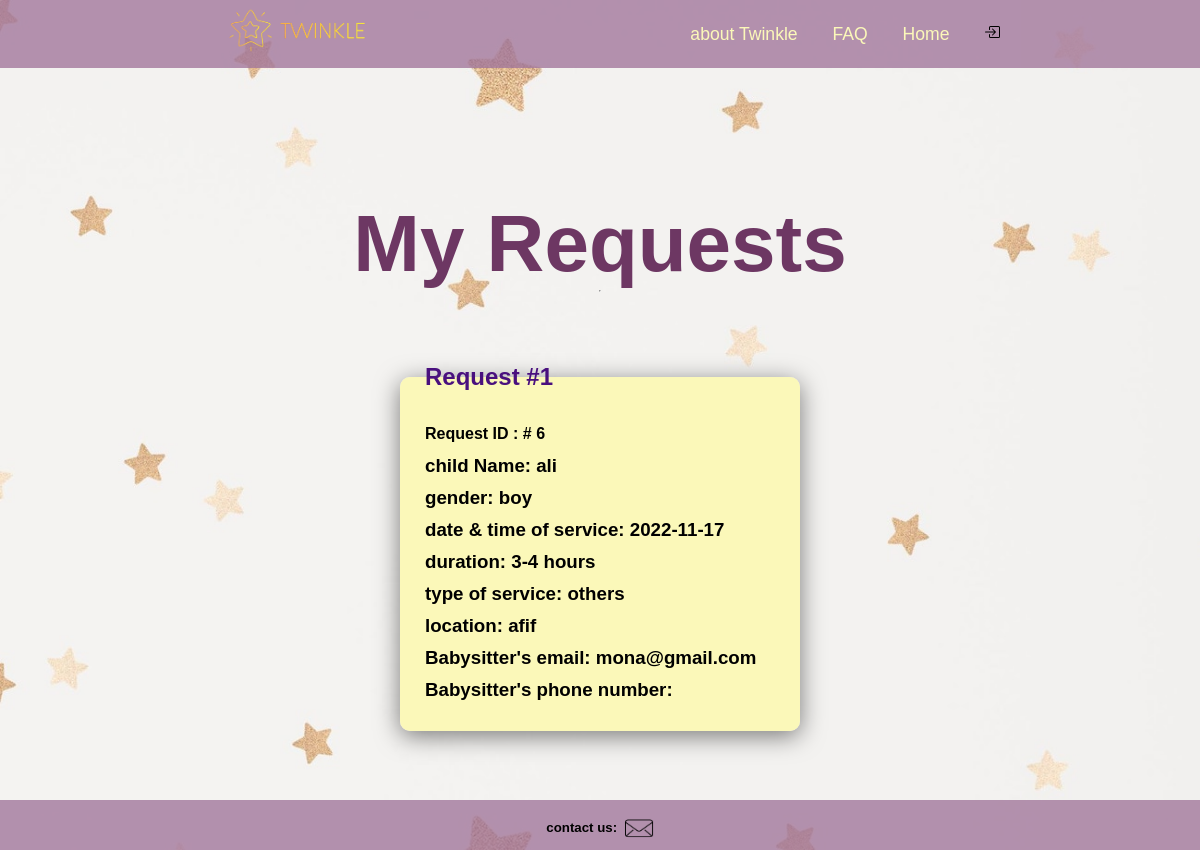
The app's page /OldRequest.php with its own data.
### tables this page shows
CREATE TABLE IF NOT EXISTS `requests` (
  `id` int(6) NOT NULL AUTO_INCREMENT,
  `kidsName` varchar(200) NOT NULL,
  `Gender` varchar(20) NOT NULL,
  `age` varchar(500) NOT NULL,
  `TypeOfServese` varchar(100) NOT NULL,
  `startDate` date NOT NULL,
  `Duration` varchar(500) NOT NULL,
  `comments` text NOT NULL,
  `parentName` varchar(100) NOT NULL,
  `status` varchar(100) DEFAULT NULL,
  PRIMARY KEY (`id`)
);

CREATE TABLE IF NOT EXISTS `users` (
  `user_id` int(11) NOT NULL AUTO_INCREMENT,
  `first_name` varchar(50) NOT NULL,
  `last_name` varchar(50) NOT NULL,
  `password` varchar(30) NOT NULL,
  `email` varchar(255) NOT NULL,
  `city` varchar(255) NOT NULL,
  `location` varchar(500) DEFAULT NULL,
  `photo` varchar(500) NOT NULL,
  `age` float DEFAULT NULL,
  `gender` varchar(50) DEFAULT NULL,
  `phone` varchar(50) DEFAULT NULL,
  `bio` text,
  `role` int(2) NOT NULL,
  PRIMARY KEY (`user_id`)
);

### OldRequest.php (the view, shortened to what this page needs)
<!DOCTYPE html>
<html>
   <head>
    <link rel="stylesheet" type="text/css" href="css/Style.css">
   </head>
   <body >
    <header>
      <a href="#"class="logo "><img src="img/noBG2.png"width="200"></a>
       <nav class="navagation">
          <a id="aHedear" href="ParentHomePage.php#faq" > about Twinkle </a>
           <a  id="aHedear" href="ParentHomePage.php#faq" > FAQ </a>
            <a id="aHedear" href="ParentHomePage.php">Home</a>
            <a href="logout.php"><img src="img/box-arrow-in-right.svg" alt="log out "></a>
       </nav>
   </header>
   <div class = "center">
    <br>
    <br>
    <br>
    <br>
    <br>
    <br>
    <br>
    <br>
      <h1 class="mytitle" style="top: 0em ;"> My Requests </h1>
      <hr>
      <br>
      <br>
      <br>
       <?php
       include("config.php");
       $sql="SELECT * FROM requests INNER JOIN users
ON requests.parentName = users.user_id";
       $result = $mysqli->query($sql);
       if ($result->num_rows > 0) {
       $i = 1;
       while ($row = $result->fetch_assoc()) {
       ?>
      <fieldset class="cardy">
        <legend id = "TopColor"><strong>Request #<?php echo $i;?></strong></legend>
      <div>
        <h4> Request ID : # <?php echo $row['id'] ?></h4>
        <h3> child Name: <?php echo $row['kidsName'] ?></h3>
        <h3> gender: <?php echo $row['Gender'] ?></h3>
        <h3> date &amp; time of service: <?php echo $row['startDate'] ?></h3>
        <h3> duration: <?php echo $row['Duration'] ?></h3>
        <h3> type of service: <?php echo $row['TypeOfServese'] ?></h3>
        <h3> location: <?php echo $row['location'] ?></h3>
        <h3> Babysitter's email:  <?php echo $row['email'] ?> </h3>
        <h3> Babysitter's phone number: <?php echo $row['phone'] ?> </h3>
      </div>
    </fieldset>
       <?php $i++; }
       }?>
  </div>
  <footer class="footer">
    <h5>contact us:</h5>
    <div >
        <a href="mailto:Twinkle@hotmail.com">
            <img  id="mailIcon" src="img/mail.png"  alt="mail icon"  class="contactIcons">
            </a>
    </div>
   </body>
</html>

### css/Style.css (style rules this page uses)
* { font-family: 'Gill Sans', 'Gill Sans MT', Calibri, 'Trebuchet MS', sans-serif; margin: 0; padding: 0; box-sizing: border-box; scroll-behavior: smooth; }
header { background-color:rgb(162 119 155/ 79%); width: 100%; position: fixed; z-index: 1000 ; display: flex; justify-content: space-between; align-items: center; padding: 3px 200px; }
#aHedear { color: #fbf8b9;; }
footer { width: 100%; height: 50px; background-color: rgb(162 119 155/ 79%); display: flex; justify-content: center; }
footer h5 { margin-top: 1.5em; padding-right: .5em; }
footer .contactIcons { width: 30px; height: 50%; margin-top: 1em ; }
.logo { text-decoration: none; color: rgb(255, 255, 5); text-transform: uppercase; font-weight: 700; font-size: 1.8em; }
.navagation a { color: rgb(255, 255, 5); text-decoration: none; font-size: 1.1em; font-weight: 400; padding-left: 30px; }
#TopColor { color: rgb(73, 16, 126); font-size: x-large; }
.cardy { background-color: #fbf8b9;; width: 25em; box-shadow: 0 5px 25px rgba(1 1 1 /50%); border-radius: 10px; padding: 25px; margin: 15px ; line-height: 200% }
body { background-image: url(bkg2.jpg); background-size: cover; }
.center { display: flex; flex-direction: column; justify-content:center; align-items: center; text-align: left; min-height: 100vh; }
h1.mytitle { display: flex; justify-content: center; align-items: center; color: #6d3763; font-size: 5em; font-weight: bolder; position: relative; top: 1.1em; }
fieldset { border:none ; }
a { text-decoration: none; }

### records on screen
requests: id "6", kidsName "ali", Gender "boy", startDate "2022-11-17", Duration "3-4 hours", TypeOfServese "others", users.location "afif", users.email "mona@gmail.com"
